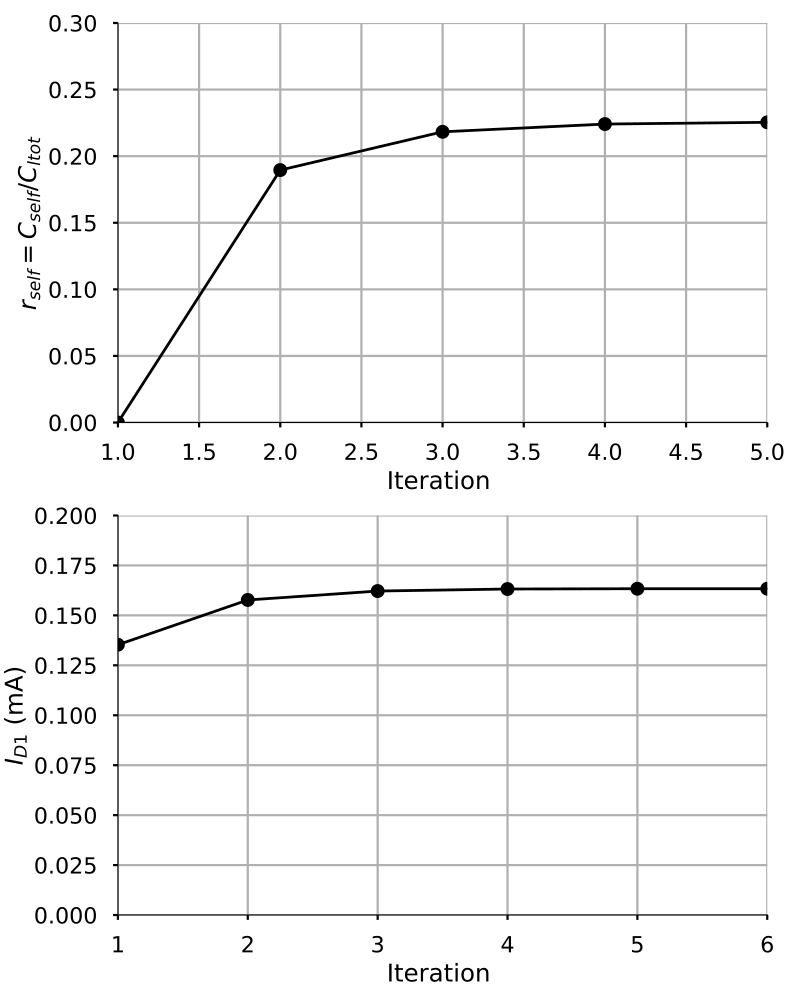

Write Python code to recreate this figure.
import numpy as np
import matplotlib.pyplot as plt
from pygmid import Lookup as lk
from format_and_save import format_and_save
from scipy.interpolate import interp1d
# setup matplotlib
plt.rcParams['axes.spines.right'] = False
plt.rcParams['axes.spines.top'] = False
plt.rcParams.update({"axes.grid": True})

# Interpolation function
def interp1(x, y, value):
    # Perform cubic interpolation using interp1d
    f = interp1d(x, y, kind='cubic')
    return f(value)
# Specify appropriate path...
NCH = lk('65nch.mat')  # load MATLAB data into pygmid lookup object
PCH = lk('65pch.mat')


def folded_cascode( s, d):
    kB = 1.3806488e-23

    # Fetch device parameters
    gm_gds1 = PCH.look_up( 'GM_GDS', GM_ID=d['gm_ID1'], L=d['L1'])
    wt1 = PCH.look_up( 'GM_CGG', GM_ID=d['gm_ID1'], L=d['L1'])
    cgd_cgg1 = PCH.look_up( 'CGD_CGG', GM_ID=d['gm_ID1'], L=d['L1'])
    gm_gds2 = NCH.look_up( 'GM_GDS', GM_ID=d['gm_IDcas'], L=d['Lcas'])
    cdd_gm3 = NCH.look_up( 'CDD_GM', GM_ID=d['gm_IDcas'], L=d['Lcas'])
    cdd_gm4 = PCH.look_up( 'CDD_GM', GM_ID=d['gm_IDcas'], L=d['Lcas'])

    # Initialize output structures
    m1 = {'ID': np.full(len(d['beta']), np.nan), 'gm_ID': np.full(len(d['beta']), np.nan)}
    p = {'cltot': np.full(len(d['beta']), np.nan), 'cself': np.full(len(d['beta']), np.nan)}

    for j in range(len(d['beta'])):
        beta = d['beta'][j]
        alpha = 2 * d['gamma'] * (1 + d['gm_IDcas'] / d['gm_ID1'] + 2 * d['gm_IDcas'] / d['gm_ID1'])
        cltot = alpha / beta * kB * 300 / s['vod_noise'] ** 2
        CF = (cltot - d['cself']) / (s['FO'] * s['G'] + 1 - beta)
        CS = s['G'] * CF
        kappa = 1 / (1 + 1 / gm_gds1 * d['gm_ID1'] / d['gm_IDcas'] + 2 / gm_gds2)
        gm1 = 2 * np.pi * s['fu1'] * cltot / beta / kappa
        ID1 = gm1 / d['gm_ID1']
        cgs1 = gm1 / wt1
        cin = cgs1 * (1 + cgd_cgg1 * d['gm_ID1'] / d['gm_IDcas'])
        beta_actual = CF / (CF + CS + cin)
        m = np.argmin(np.abs(beta_actual - beta))

        m1['ID'][j] = ID1[m]
        m1['gm_ID'][j] = d['gm_ID1'][m]
        p['cltot'][j] = cltot[m]

    # Compute self-loading
    gm34 = m1['ID'] * d['gm_IDcas']
    p['cself'] = gm34 * cdd_gm3 + gm34 * cdd_gm4

    return m1, p


# Constants and setup
s = {'ts': 5e-9, 'ed': 0.1e-2, 'vod_noise': 400e-6, 'FO': 0.5, 'G': 2}
s['fu1'] = 1 / (2 * np.pi) * np.log(1 / s['ed']) / s['ts']
fp2 = 2e9
print(fp2 / s['fu1'])

beta_max = 1 / (1 + s['G'])

# Device characteristics and initial parameters
d = {'gamma': 0.7, 'Lcas': 0.4, 'gm_IDcas': 15, 'L1': 0.2, 'cself': 0}
d['gm_ID1'] = np.arange(5, 27.01, 0.01)
d['beta'] = beta_max * np.linspace(0.2, 1, 801)

# Self loading sweep
cself = np.zeros(6)
ID1 = np.zeros_like(cself)
gm_ID1 = np.zeros_like(cself)
cltot = np.zeros_like(cself)
beta = np.zeros_like(cself)

for i in range(len(cself)):
    d['cself'] = cself[i]
    m1, p = folded_cascode( s, d)
    ID1[i] = np.min(m1['ID'])
    m = np.argmin(m1['ID'])
    gm_ID1[i] = m1['gm_ID'][m]
    cltot[i] = p['cltot'][m]
    beta[i] = d['beta'][m]

    if i + 1 < len(cself):
        cself[i + 1] = p['cself'][m]


plt.style.use('seaborn-poster')

# Plotting results
fig, axs = plt.subplots(2, 1, figsize=(8, 10))

# r_self vs iteration
axs[0].plot(range(1, len(cself)), cself[:-1] / cltot[:-1], 'k-o', linewidth=2, markersize=10)
axs[0].set_xlabel('Iteration ')
axs[0].set_ylabel(r'$r_{self} = C_{self}/C_{ltot}$')
axs[0].set_xlim([1, len(cself) - 1])
axs[0].set_ylim([0, 0.3])
axs[0].grid(True)

# ID1 vs iteration
axs[1].plot(range(1, len(ID1) + 1), ID1 * 1e3, 'k-o', linewidth=2, markersize=10)
axs[1].set_xlabel('Iteration ')
axs[1].set_ylabel(r'$I_{D1}$ (mA)')
axs[1].set_xlim([1, len(ID1)])
axs[1].set_ylim([0, 0.2])
axs[1].grid(True)

plt.tight_layout()
plt.show()

# Save figure
format_and_save((fig, axs), 'Fig6_19', W=8, H=10)

# Final sizing point
ID1_opt = ID1[-1]
gm_ID1_opt = gm_ID1[-1]
beta_opt = beta[-1]
CLtot = cltot[-1]
Cself = cself[-1]

# Computing capacitances
CF = (CLtot - Cself) / (s['FO'] * s['G'] + 1 - beta_opt)
CS = s['G'] * CF
CL = s['FO'] * CS

# Print ratios and other details for check
print(beta_opt / beta_max)

# Using lookup to get current densities
ID_W1 = PCH.look_up( 'ID_W', GM_ID=gm_ID1_opt, L=d['L1'])
ID_W2 = NCH.look_up( 'ID_W', GM_ID=15, L=d['Lcas'], VDS=0.2)
ID_W5 = PCH.look_up( 'ID_W', GM_ID=15, L=d['Lcas'], VDS=0.2)

# Calculating widths
W1 = ID1_opt / ID_W1
W2 = 2 * ID1_opt / ID_W2
W3 = W2 / 2
W5 = ID1_opt / ID_W5
W4 = W5

# Printing the results just like MATLAB's terminal output
print("Width W1:", W1, "um")
print("Width W2:", W2, "um")
print("Width W3:", W3, "um")
print("Width W4:", W4, "um")
print("Width W5:", W5, "um")
